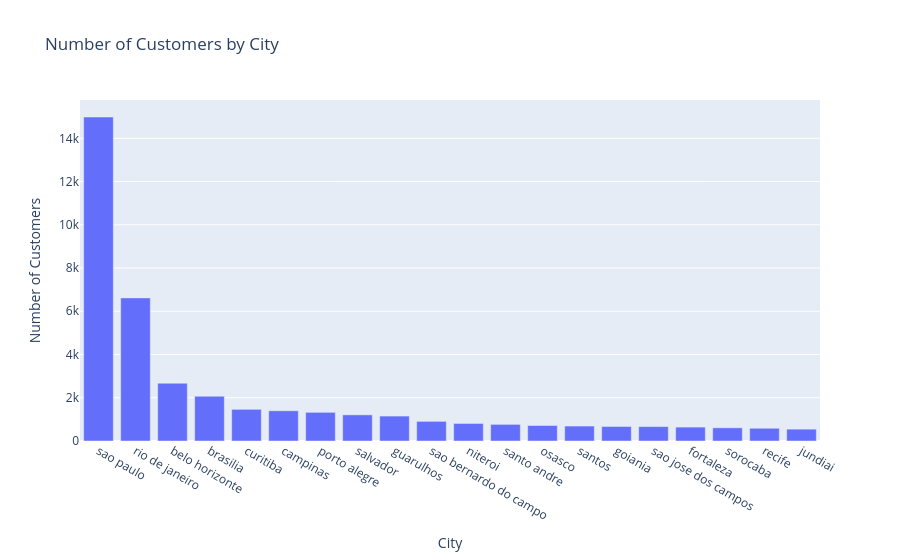

The code cell stored with this chart in its notebook:
### Code cell
import plotly.express as px

fig = px.bar(
    x=customer_location_top20.index,
    y=customer_location_top20.values,
    title="Number of Customers by City",
    labels={
        "x": "City",
        "y": "Number of Customers",
    }
    
)

fig.show()

### Figure 1 — Plotly figure (JSON) as saved in the notebook; plotly's stock layout.template omitted (floating-point values rounded to 4 significant figures)
{"data": [{"hovertemplate": "City=%{x}<br>Number of Customers=%{y}<extra></extra>", "legendgroup": "", "marker": {"color": "#636efa", "pattern": {"shape": ""}}, "name": "", "orientation": "v", "showlegend": false, "textposition": "auto", "type": "bar", "x": ["sao paulo", "rio de janeiro", "belo horizonte", "brasilia", "curitiba", "campinas", "porto alegre", "salvador", "guarulhos", "sao bernardo do campo", "niteroi", "santo andre", "osasco", "santos", "goiania", "sao jose dos campos", "fortaleza", "sorocaba", "recife", "jundiai"], "xaxis": "x", "y": [14984, 6620, 2672, 2069, 1465, 1398, 1326, 1209, 1153, 908, 811, 769, 717, 692, 671, 666, 643, 610, 590, 547], "yaxis": "y"}], "layout": {"barmode": "relative", "legend": {"tracegroupgap": 0}, "title": {"text": "Number of Customers by City"}, "xaxis": {"anchor": "y", "domain": [0, 1], "title": {"text": "City"}}, "yaxis": {"anchor": "x", "domain": [0, 1], "title": {"text": "Number of Customers"}}}}
